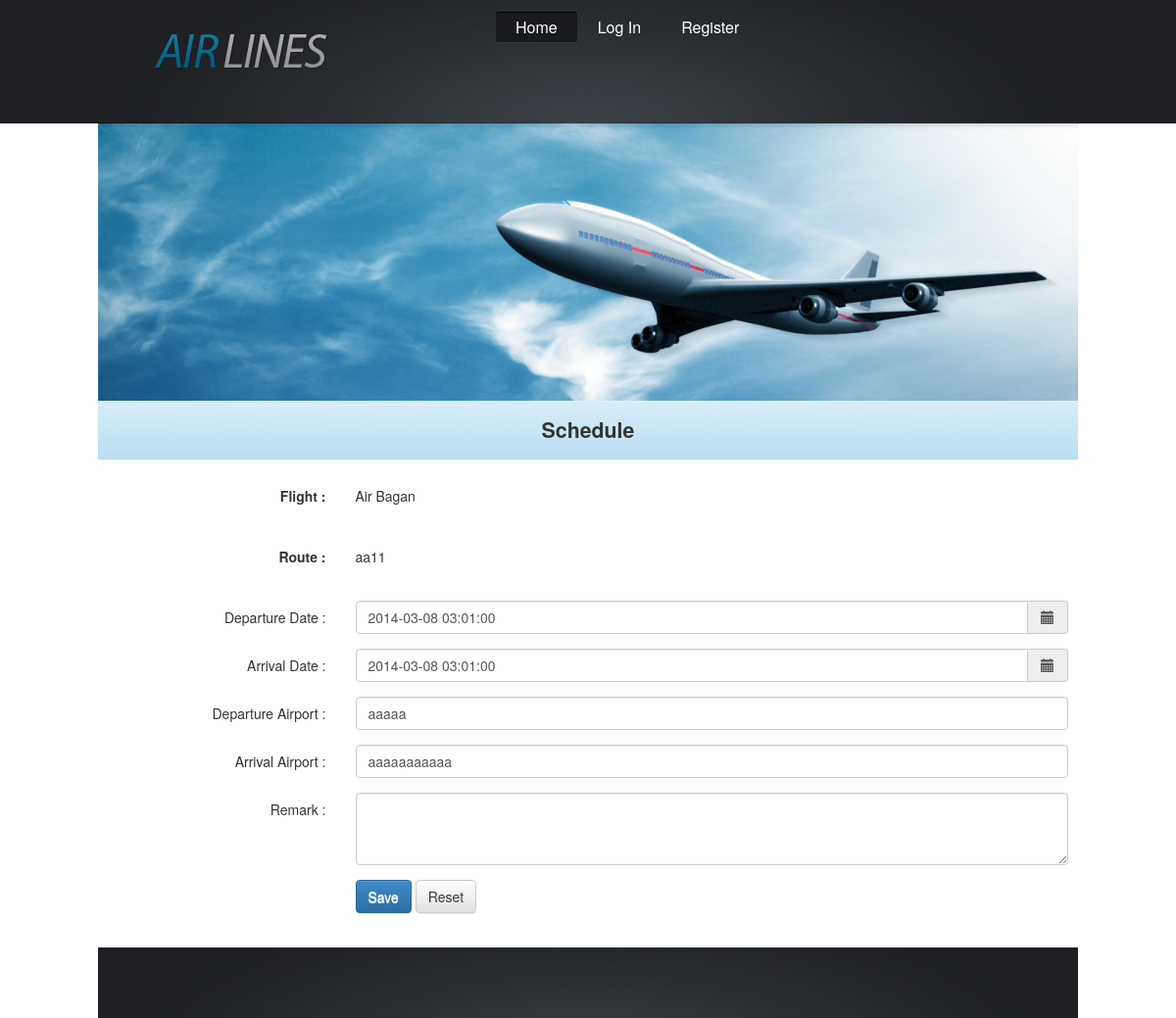
The app's page /schedule.php?schedule_id=SCH_000004 with its own data.
### tables this page shows
CREATE TABLE IF NOT EXISTS `schedules` (
  `schedule_id` varchar(15) NOT NULL,
  `flight_id` varchar(15) NOT NULL,
  `route_id` varchar(15) NOT NULL,
  `departure_datetime` datetime NOT NULL,
  `arrival_datetime` datetime NOT NULL,
  `departure_airport` varchar(50) NOT NULL,
  `arrival_airport` varchar(50) NOT NULL,
  `active` int(1) NOT NULL,
  `remark` varchar(255) NOT NULL,
  PRIMARY KEY (`schedule_id`)
);

CREATE TABLE IF NOT EXISTS `flights` (
  `flight_id` varchar(15) NOT NULL,
  `name` varchar(50) NOT NULL,
  `remark` varchar(255) NOT NULL,
  PRIMARY KEY (`flight_id`)
);

CREATE TABLE IF NOT EXISTS `routes` (
  `route_id` varchar(15) NOT NULL,
  `title` varchar(50) NOT NULL,
  `hour` int(2) NOT NULL,
  `min` int(2) NOT NULL,
  `remark` varchar(255) NOT NULL,
  PRIMARY KEY (`route_id`)
);

### includes/scheduleHelper.php (called while the page is built, shortened)
<?php
class scheduleHelper{
    public static function getScheduleByScheduleID($schdule_id){
        $sql = "SELECT schedules.*,flights.*,routes.* " .
                "FROM schedules " .
                        "INNER JOIN flights " .
                        "ON schedules.flight_id=flights.flight_id " .
                        "INNER JOIN routes " .
                        "ON schedules.route_id=routes.route_id " .
                        "WHERE schedules.schedule_id='" . $schdule_id . "' " .
                        "AND schedules.active=1 " .
                        "ORDER BY schedule_id";
        $result = mysql_query($sql) or die(mysql_error());
        $output=array();
        while ($row = mysql_fetch_array($result)){
            $output[]=array(
                'schedule_id'=>$row['schedule_id'],
                'flight_id'=>$row['flight_id'],
                'flight_name'=>$row['name'],
                'route_id'=>$row['route_id'],
                'route_title'=>$row['title'],
                'departure_datetime'=>$row['departure_datetime'],
                'arrival_datetime'=>$row['arrival_datetime'],
                'departure_airport'=>$row['departure_airport'],
                'arrival_airport'=>$row['arrival_airport'],
                'active'=>$row['active'],
                'remark'=>$row['remark'],
                'hour'=>$row['hour'],
                'min'=>$row['min'],
            );
        }
        return $output;
    }
}

### includes/flightHelper.php (called while the page is built, shortened)
<?php
class flightHelper {
    public static function getFlightNameByFligthID($flight_id) {
        $name = null;
        $sql = "SELECT name " .
                "FROM flights " .
                "WHERE flight_id='" . $flight_id . "' " .
                "ORDER BY name";
        $result = mysql_query($sql) or die(mysql_error());
        while ($row = mysql_fetch_array($result)) {
            $name=$row['name'];
        }
        return $name;
    }
}
?>

### includes/routeHelper.php (called while the page is built, shortened)
<?php
class routeHelper {
    public static function getRouteTitleByRouteID($route_id) {
        $title = null;
        $sql = "SELECT * " .
                "FROM routes " .
                "WHERE route_id='" . $route_id . "' " .
                "ORDER BY title";
        $result = mysql_query($sql) or die(mysql_error());
        while ($row = mysql_fetch_array($result)) {
            $title = $row['title'];
        }
        return $title;
    }
}
?>

### schedule.php (the view, shortened to what this page needs)
<?php require_once("includes/routeHelper.php"); ?>
<?php require_once("includes/flightHelper.php"); ?>
<?php require_once("includes/scheduleHelper.php"); ?>
<?php
if (isset($_POST['submitted'])) {
    if (isset($_POST['schedule_id'])) {
        $schedule_id = $_POST['schedule_id'];
    } else {
        $schedule_id = autoID::getAutoID('schedules', 'schedule_id', 'SCH_', 6);
    }
    $flight_id = $_POST['flight_id'];
    $route_id = $_POST['route_id'];
    $departure_datetime = $_POST['departure_datetime'];
    $arrival_datetime = $_POST['arrival_datetime'];
    $departure_airport = $_POST['departure_airport'];
    $arrival_airport = $_POST['arrival_airport'];
    $remark = $_POST['remark'];
    $departure_datetime_string = date('Y-m-d H:i:00', strtotime($departure_datetime));
    $arrival_datetime_string = date('Y-m-d H:i:00', strtotime($arrival_datetime));
    if (isset($_POST['schedule_id'])) {
        $schedule_sql = "Update " .
                "schedules " .
                "SET departure_datetime='" . $departure_datetime_string . "', " .
                "arrival_datetime='" . $arrival_datetime_string . "', " .
                "departure_airport='" . $departure_airport . "', " .
                "arrival_airport='" . $arrival_airport . "', " .
                "remark='" . $remark . "' " .
                "WHERE schedule_id='" . $schedule_id . "'";
    } else {
        $schedule_sql = "INSERT INTO " .
                "schedules(schedule_id,flight_id,route_id,departure_datetime,arrival_datetime,departure_airport,arrival_airport,active,remark) " .
                "VALUES('$schedule_id','$flight_id','$route_id','$departure_datetime_string','$arrival_datetime_string','$departure_airport','$arrival_airport',1,'$remark')";
    }
    mysql_query($schedule_sql) or die(mysql_error());
    messageHelper::setMessage("You have successfully add schedule.", MESSAGE_TYPE_SUCCESS);
    header("Location:booking.php?route_id=" . $route_id);
    exit();
} else {
    $departure_datetime = date('Y-m-d h:i A', time());
    $arrival_datetime = date('Y-m-d h:i A', time());
    $departure_airport = "";
    $arrival_airport = "";
    $remark = "";
    if (isset($_GET['schedule_id'])) {
        $schedule_id = $_GET['schedule_id'];
        $scheduleData = scheduleHelper::getScheduleByScheduleID($schedule_id);
        $flight_id = $scheduleData[0]['flight_id'];
        $route_id = $scheduleData[0]['route_id'];
        $departure_datetime = $scheduleData[0]['departure_datetime'];
        $arrival_datetime = $scheduleData[0]['arrival_datetime'];
        $departure_airport = $scheduleData[0]['departure_airport'];
        $arrival_airport = $scheduleData[0]['arrival_airport'];
        $remark = $scheduleData[0]['remark'];
    } else {
        $flight_id = $_GET['flight_id'];
        $route_id = $_GET['route_id'];
    }
}
?>
<?php include('includes/header.php'); ?>
<div class="row">
    <div class="col-md-12">
        <form role="form" id="schedule" name="schedule" action="schedule.php" method="post" class="form-horizontal">
            <div class="form-group">
                <label class="col-sm-3 control-label">Flight :</label>
                <div class="col-sm-9">
                    <p class="form-control-static"><?php echo flightHelper::getFlightNameByFligthID($flight_id); ?></p>
                </div>
            </div>
            <div class="form-group">
                <label class="col-sm-3 control-label">Route :</label>
                <div class="col-sm-9">
                    <p class="form-control-static"><?php echo routeHelper::getRouteTitleByRouteID($route_id); ?></p>
                </div>
            </div>
            <div class="form-group">
                <div class="col-sm-3 control-label">Departure Date :</div>
                <div class="col-sm-9">
                    <div class='input-group date' id='datetimepicker1'>
                        <input type='text' id="departure_datetime" name="departure_datetime" class="form-control" data-format="YYYY-MM-DD hh:mm A" value="<?php echo $departure_datetime; ?>"/>
                        <span class="input-group-addon"><span class="glyphicon glyphicon-calendar"></span>
                        </span>
                    </div>
                </div>
            </div>
            <div class="form-group">
                <div class="col-sm-3 control-label">Arrival Date :</div>
                <div class="col-sm-9">
                    <div class='input-group date' id='datetimepicker1'>
                        <input type='text' id="arrival_datetime" name="arrival_datetime" class="form-control" data-format="YYYY-MM-DD hh:mm A" value="<?php echo $arrival_datetime; ?>"/>
                        <span class="input-group-addon"><span class="glyphicon glyphicon-calendar"></span>
                        </span>
                    </div>
                </div>
            </div>
            <div class="form-group">
                <div class="col-sm-3 control-label">Departure Airport :</div>
                <div class="col-sm-9">
                    <input type="text" id="departure_airport" name="departure_airport" class="form-control" value="<?php echo $departure_airport; ?>" maxlength="30"/>
                </div>
            </div>
            <div class="form-group">
                <div class="col-sm-3 control-label">Arrival Airport :</div>
                <div class="col-sm-9">
                    <input type="text" id="arrival_airport" name="arrival_airport" class="form-control" value="<?php echo $arrival_airport; ?>" maxlength="30"/>
                </div>
            </div>
            <div class="form-group">
                <div class="col-sm-3 control-label">Remark :</div>
                <div class="col-sm-9">
                    <textarea id="remark" name="remark" class="form-control" value="<?php echo $remark; ?>" rows="3"></textarea>
                </div>
            </div>
            <div class="form-group">
                <div class="col-sm-offset-3 col-sm-9">
                    <button type="submit" name="submitted" class="btn btn-default btn-primary">Save</button>
                    <button type="reset" name="reset"  class="btn btn-default">Reset</button>
                </div>
            </div>
        </form>
    </div>
</div>
<?php include('includes/footer.php'); ?>

### css/style.css (style rules this page uses)
body { background:#fff; border:0; font:14px Arial, Helvetica, sans-serif; color:#3c4046; line-height:20px; min-width:1000px; }
p { padding-bottom:20px; }

### records on screen
schedules: flight.name "Air Bagan", route.title "aa11", departure_datetime "2014-03-08 03:01:00", arrival_datetime "2014-03-08 03:01:00", departure_airport "aaaaa", arrival_airport "aaaaaaaaaaa"

### other values on screen
$pageTitle "Schedule"
